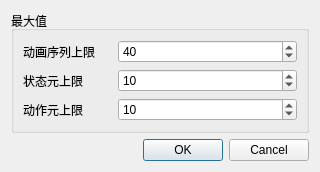
<?xml version="1.0" encoding="UTF-8"?>
<ui version="4.0">
 <class>W_ActionSeqLength</class>
 <widget class="QDialog" name="W_ActionSeqLength">
  <property name="geometry">
   <rect>
    <x>0</x>
    <y>0</y>
    <width>320</width>
    <height>165</height>
   </rect>
  </property>
  <property name="windowTitle">
   <string>数据最大值</string>
  </property>
  <layout class="QVBoxLayout" name="verticalLayout">
   <item>
    <widget class="QGroupBox" name="groupBox_2">
     <property name="title">
      <string>最大值</string>
     </property>
     <layout class="QGridLayout" name="gridLayout" columnstretch="1,2">
      <item row="2" column="1">
       <widget class="QSpinBox" name="spinBox_action">
        <property name="minimum">
         <number>4</number>
        </property>
        <property name="maximum">
         <number>200</number>
        </property>
        <property name="value">
         <number>10</number>
        </property>
       </widget>
      </item>
      <item row="0" column="1">
       <widget class="QSpinBox" name="spinBox_actionSeq">
        <property name="minimum">
         <number>4</number>
        </property>
        <property name="maximum">
         <number>4000</number>
        </property>
        <property name="value">
         <number>40</number>
        </property>
       </widget>
      </item>
      <item row="2" column="0">
       <widget class="QLabel" name="label_zeroFillCount">
        <property name="text">
         <string>动作元上限</string>
        </property>
       </widget>
      </item>
      <item row="0" column="0">
       <widget class="QLabel" name="label_3">
        <property name="text">
         <string>动画序列上限</string>
        </property>
       </widget>
      </item>
      <item row="1" column="1">
       <widget class="QSpinBox" name="spinBox_state">
        <property name="minimum">
         <number>4</number>
        </property>
        <property name="maximum">
         <number>200</number>
        </property>
        <property name="value">
         <number>10</number>
        </property>
       </widget>
      </item>
      <item row="1" column="0">
       <widget class="QLabel" name="label_zeroFillCount_2">
        <property name="text">
         <string>状态元上限</string>
        </property>
       </widget>
      </item>
     </layout>
    </widget>
   </item>
   <item>
    <spacer name="verticalSpacer">
     <property name="orientation">
      <enum>Qt::Vertical</enum>
     </property>
     <property name="sizeHint" stdset="0">
      <size>
       <width>20</width>
       <height>40</height>
      </size>
     </property>
    </spacer>
   </item>
   <item>
    <widget class="QDialogButtonBox" name="buttonBox">
     <property name="orientation">
      <enum>Qt::Horizontal</enum>
     </property>
     <property name="standardButtons">
      <set>QDialogButtonBox::Cancel|QDialogButtonBox::Ok</set>
     </property>
    </widget>
   </item>
  </layout>
 </widget>
 <resources/>
 <connections>
  <connection>
   <sender>buttonBox</sender>
   <signal>rejected()</signal>
   <receiver>W_ActionSeqLength</receiver>
   <slot>reject()</slot>
   <hints>
    <hint type="sourcelabel">
     <x>345</x>
     <y>303</y>
    </hint>
    <hint type="destinationlabel">
     <x>286</x>
     <y>274</y>
    </hint>
   </hints>
  </connection>
 </connections>
</ui>
